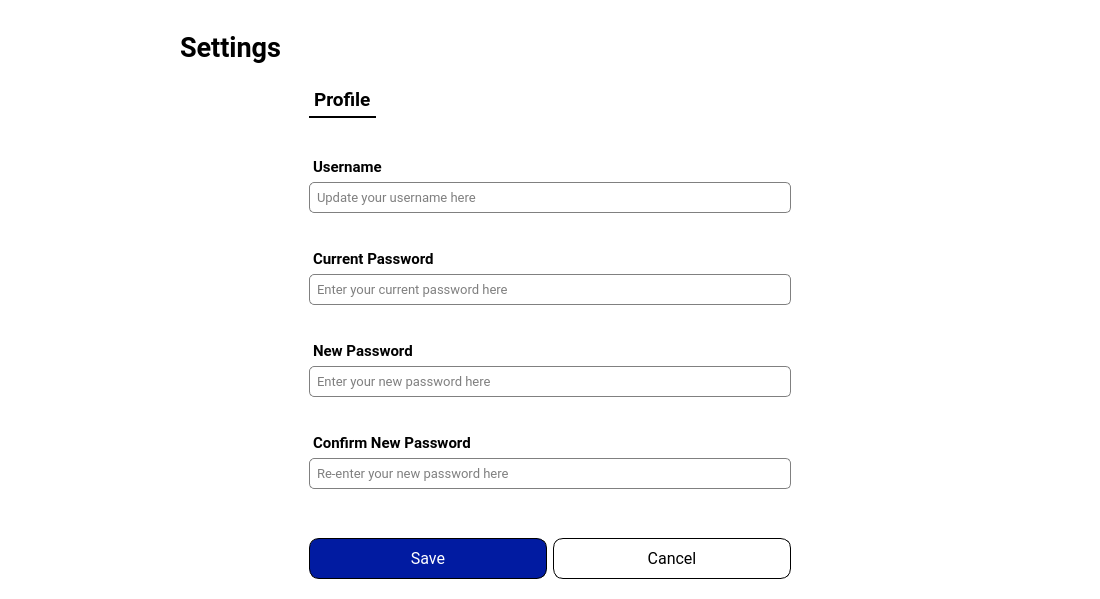
<?xml version="1.0" encoding="UTF-8"?>
<ui version="4.0">
 <class>SettingsFormWindow</class>
 <widget class="QWidget" name="SettingsFormWindow">
  <property name="geometry">
   <rect>
    <x>0</x>
    <y>0</y>
    <width>1100</width>
    <height>599</height>
   </rect>
  </property>
  <property name="windowTitle">
   <string>EmoSense</string>
  </property>
  <property name="windowIcon">
   <iconset resource="../../assets/assets.qrc">
    <normaloff>:/icons/images/icons/logo.png</normaloff>:/icons/images/icons/logo.png</iconset>
  </property>
  <property name="styleSheet">
   <string notr="true">background-color: #fff;
color: #000;
</string>
  </property>
  <layout class="QGridLayout" name="gridLayout_2">
   <item row="3" column="2">
    <spacer name="horizontalSpacer_2">
     <property name="orientation">
      <enum>Qt::Orientation::Horizontal</enum>
     </property>
     <property name="sizeHint" stdset="0">
      <size>
       <width>40</width>
       <height>20</height>
      </size>
     </property>
    </spacer>
   </item>
   <item row="5" column="0" colspan="3">
    <spacer name="verticalSpacer_4">
     <property name="orientation">
      <enum>Qt::Orientation::Vertical</enum>
     </property>
     <property name="sizeHint" stdset="0">
      <size>
       <width>20</width>
       <height>40</height>
      </size>
     </property>
    </spacer>
   </item>
   <item row="0" column="0" colspan="3">
    <widget class="QFrame" name="frame">
     <property name="frameShape">
      <enum>QFrame::Shape::NoFrame</enum>
     </property>
     <property name="frameShadow">
      <enum>QFrame::Shadow::Raised</enum>
     </property>
     <layout class="QHBoxLayout" name="horizontalLayout_2">
      <property name="topMargin">
       <number>20</number>
      </property>
      <item>
       <spacer name="horizontalSpacer_3">
        <property name="orientation">
         <enum>Qt::Orientation::Horizontal</enum>
        </property>
        <property name="sizeHint" stdset="0">
         <size>
          <width>40</width>
          <height>20</height>
         </size>
        </property>
       </spacer>
      </item>
      <item>
       <widget class="QLabel" name="label">
        <property name="font">
         <font>
          <family>Roboto</family>
          <pointsize>20</pointsize>
          <bold>true</bold>
         </font>
        </property>
        <property name="text">
         <string>Settings</string>
        </property>
       </widget>
      </item>
      <item>
       <spacer name="horizontalSpacer_5">
        <property name="orientation">
         <enum>Qt::Orientation::Horizontal</enum>
        </property>
        <property name="sizeHint" stdset="0">
         <size>
          <width>40</width>
          <height>20</height>
         </size>
        </property>
       </spacer>
      </item>
      <item>
       <spacer name="horizontalSpacer_8">
        <property name="orientation">
         <enum>Qt::Orientation::Horizontal</enum>
        </property>
        <property name="sizeHint" stdset="0">
         <size>
          <width>40</width>
          <height>20</height>
         </size>
        </property>
       </spacer>
      </item>
      <item>
       <spacer name="horizontalSpacer_7">
        <property name="orientation">
         <enum>Qt::Orientation::Horizontal</enum>
        </property>
        <property name="sizeHint" stdset="0">
         <size>
          <width>40</width>
          <height>20</height>
         </size>
        </property>
       </spacer>
      </item>
      <item>
       <spacer name="horizontalSpacer_6">
        <property name="orientation">
         <enum>Qt::Orientation::Horizontal</enum>
        </property>
        <property name="sizeHint" stdset="0">
         <size>
          <width>40</width>
          <height>20</height>
         </size>
        </property>
       </spacer>
      </item>
      <item>
       <spacer name="horizontalSpacer_4">
        <property name="orientation">
         <enum>Qt::Orientation::Horizontal</enum>
        </property>
        <property name="sizeHint" stdset="0">
         <size>
          <width>40</width>
          <height>20</height>
         </size>
        </property>
       </spacer>
      </item>
     </layout>
    </widget>
   </item>
   <item row="4" column="1">
    <widget class="QWidget" name="widget" native="true">
     <layout class="QHBoxLayout" name="horizontalLayout">
      <item>
       <widget class="QPushButton" name="pushButton_Save">
        <property name="font">
         <font>
          <family>Roboto</family>
          <pointsize>12</pointsize>
         </font>
        </property>
        <property name="autoFillBackground">
         <bool>false</bool>
        </property>
        <property name="styleSheet">
         <string notr="true">QPushButton {
    background-color: #011BA1;
    color: #fff;
    padding: 10px;
    border: 1px solid #000;
    border-radius: 10px;
}

QPushButton:hover {
    background-color: #00008B;
    color: #fff;
}

QPushButton:pressed {
    background-color: #000070; 
    color: #fff;
}</string>
        </property>
        <property name="text">
         <string>Save</string>
        </property>
       </widget>
      </item>
      <item>
       <widget class="QPushButton" name="pushButton_Cancel">
        <property name="font">
         <font>
          <family>Roboto</family>
          <pointsize>12</pointsize>
         </font>
        </property>
        <property name="styleSheet">
         <string notr="true">QPushButton {
    background-color: #FFF;
    color: #000;
    padding: 10px;
    border: 1px solid #000;
    border-radius: 10px;
}

QPushButton:hover {
    background-color: #EEE; 
    color: #000;
}

QPushButton:pressed {
    background-color: #CCC;  
    color: #000;
}
</string>
        </property>
        <property name="text">
         <string>Cancel</string>
        </property>
       </widget>
      </item>
     </layout>
    </widget>
   </item>
   <item row="3" column="0">
    <spacer name="horizontalSpacer">
     <property name="orientation">
      <enum>Qt::Orientation::Horizontal</enum>
     </property>
     <property name="sizeHint" stdset="0">
      <size>
       <width>40</width>
       <height>20</height>
      </size>
     </property>
    </spacer>
   </item>
   <item row="3" column="1">
    <widget class="QFrame" name="frame_3">
     <property name="minimumSize">
      <size>
       <width>500</width>
       <height>0</height>
      </size>
     </property>
     <property name="frameShape">
      <enum>QFrame::Shape::NoFrame</enum>
     </property>
     <property name="frameShadow">
      <enum>QFrame::Shadow::Raised</enum>
     </property>
     <layout class="QGridLayout" name="gridLayout">
      <item row="7" column="0">
       <widget class="QLabel" name="label_ErrorMessageForUsername">
        <property name="font">
         <font>
          <family>Roboto</family>
          <pointsize>10</pointsize>
         </font>
        </property>
        <property name="styleSheet">
         <string notr="true">color: #FF0000;</string>
        </property>
        <property name="text">
         <string>&lt;for error message&gt;</string>
        </property>
       </widget>
      </item>
      <item row="6" column="0" colspan="2">
       <widget class="QLineEdit" name="lineEdit_Username">
        <property name="font">
         <font>
          <family>Roboto</family>
          <pointsize>10</pointsize>
         </font>
        </property>
        <property name="styleSheet">
         <string notr="true">padding: 5px;
border: 1px solid #808080;
border-radius: 5px;</string>
        </property>
        <property name="placeholderText">
         <string>Update your username here</string>
        </property>
       </widget>
      </item>
      <item row="10" column="0">
       <widget class="QLabel" name="label_ErrorMessageForCurrentPassword">
        <property name="font">
         <font>
          <family>Roboto</family>
          <pointsize>10</pointsize>
         </font>
        </property>
        <property name="styleSheet">
         <string notr="true">color: #FF0000;</string>
        </property>
        <property name="text">
         <string>&lt;for error message&gt;</string>
        </property>
       </widget>
      </item>
      <item row="0" column="0" colspan="2" alignment="Qt::AlignmentFlag::AlignLeft">
       <widget class="QLabel" name="label_Profile">
        <property name="font">
         <font>
          <family>Roboto</family>
          <pointsize>14</pointsize>
          <bold>true</bold>
         </font>
        </property>
        <property name="styleSheet">
         <string notr="true">QLabel {
    border-bottom: 2px solid black;
    padding-bottom: 5px;
}</string>
        </property>
        <property name="text">
         <string>Profile</string>
        </property>
       </widget>
      </item>
      <item row="16" column="0" colspan="2">
       <widget class="QLineEdit" name="lineEdit_ConfirmNewPassword">
        <property name="font">
         <font>
          <family>Roboto</family>
          <pointsize>10</pointsize>
         </font>
        </property>
        <property name="styleSheet">
         <string notr="true">padding: 5px;
border: 1px solid #808080;
border-radius: 5px;</string>
        </property>
        <property name="echoMode">
         <enum>QLineEdit::EchoMode::Password</enum>
        </property>
        <property name="placeholderText">
         <string>Re-enter your new password here</string>
        </property>
       </widget>
      </item>
      <item row="8" column="0">
       <widget class="QLabel" name="label_2">
        <property name="font">
         <font>
          <family>Roboto</family>
          <pointsize>11</pointsize>
          <bold>true</bold>
         </font>
        </property>
        <property name="styleSheet">
         <string notr="true">margin-top: 10px;</string>
        </property>
        <property name="text">
         <string>Current Password</string>
        </property>
       </widget>
      </item>
      <item row="9" column="0" colspan="2">
       <widget class="QLineEdit" name="lineEdit_CurrentPassword">
        <property name="font">
         <font>
          <family>Roboto</family>
          <pointsize>10</pointsize>
         </font>
        </property>
        <property name="styleSheet">
         <string notr="true">padding: 5px;
border: 1px solid #808080;
border-radius: 5px;</string>
        </property>
        <property name="echoMode">
         <enum>QLineEdit::EchoMode::Password</enum>
        </property>
        <property name="placeholderText">
         <string>Enter your current password here</string>
        </property>
       </widget>
      </item>
      <item row="18" column="0" colspan="2">
       <spacer name="verticalSpacer_5">
        <property name="orientation">
         <enum>Qt::Orientation::Vertical</enum>
        </property>
        <property name="sizeHint" stdset="0">
         <size>
          <width>20</width>
          <height>40</height>
         </size>
        </property>
       </spacer>
      </item>
      <item row="13" column="0" colspan="2">
       <widget class="QLineEdit" name="lineEdit_NewPassword">
        <property name="font">
         <font>
          <family>Roboto</family>
          <pointsize>10</pointsize>
         </font>
        </property>
        <property name="styleSheet">
         <string notr="true">padding: 5px;
border: 1px solid #808080;
border-radius: 5px;</string>
        </property>
        <property name="echoMode">
         <enum>QLineEdit::EchoMode::Password</enum>
        </property>
        <property name="placeholderText">
         <string>Enter your new password here</string>
        </property>
       </widget>
      </item>
      <item row="4" column="0" colspan="2">
       <spacer name="verticalSpacer">
        <property name="orientation">
         <enum>Qt::Orientation::Vertical</enum>
        </property>
        <property name="sizeHint" stdset="0">
         <size>
          <width>20</width>
          <height>40</height>
         </size>
        </property>
       </spacer>
      </item>
      <item row="15" column="0">
       <widget class="QLabel" name="label_12">
        <property name="font">
         <font>
          <family>Roboto</family>
          <pointsize>11</pointsize>
          <bold>true</bold>
         </font>
        </property>
        <property name="styleSheet">
         <string notr="true">margin-top: 10px;</string>
        </property>
        <property name="text">
         <string>Confirm New Password</string>
        </property>
       </widget>
      </item>
      <item row="14" column="0">
       <widget class="QLabel" name="label_ErrorMessageForNewPassword">
        <property name="font">
         <font>
          <family>Roboto</family>
          <pointsize>10</pointsize>
         </font>
        </property>
        <property name="styleSheet">
         <string notr="true">color: #FF0000;</string>
        </property>
        <property name="text">
         <string>&lt;for error message&gt;</string>
        </property>
       </widget>
      </item>
      <item row="11" column="0">
       <widget class="QLabel" name="label_10">
        <property name="font">
         <font>
          <family>Roboto</family>
          <pointsize>11</pointsize>
          <bold>true</bold>
         </font>
        </property>
        <property name="styleSheet">
         <string notr="true">margin-top: 10px;</string>
        </property>
        <property name="text">
         <string>New Password</string>
        </property>
       </widget>
      </item>
      <item row="5" column="0">
       <widget class="QLabel" name="label_8">
        <property name="font">
         <font>
          <family>Roboto</family>
          <pointsize>11</pointsize>
          <bold>true</bold>
         </font>
        </property>
        <property name="styleSheet">
         <string notr="true">margin-top: 10px;</string>
        </property>
        <property name="text">
         <string>Username</string>
        </property>
       </widget>
      </item>
      <item row="17" column="0">
       <widget class="QLabel" name="label_ErrorMessageForConfirmNewPassword">
        <property name="font">
         <font>
          <family>Roboto</family>
          <pointsize>10</pointsize>
         </font>
        </property>
        <property name="styleSheet">
         <string notr="true">color: #FF0000;</string>
        </property>
        <property name="text">
         <string>&lt;for error message&gt;</string>
        </property>
       </widget>
      </item>
      <item row="1" column="0">
       <widget class="QLabel" name="label_SuccessUpdateMessage">
        <property name="font">
         <font>
          <family>Roboto</family>
          <pointsize>10</pointsize>
         </font>
        </property>
        <property name="text">
         <string>&lt;for successful update message&gt;</string>
        </property>
       </widget>
      </item>
     </layout>
    </widget>
   </item>
  </layout>
 </widget>
 <tabstops>
  <tabstop>lineEdit_Username</tabstop>
  <tabstop>lineEdit_CurrentPassword</tabstop>
  <tabstop>lineEdit_NewPassword</tabstop>
  <tabstop>lineEdit_ConfirmNewPassword</tabstop>
  <tabstop>pushButton_Save</tabstop>
  <tabstop>pushButton_Cancel</tabstop>
 </tabstops>
 <resources>
  <include location="../../assets/assets.qrc"/>
 </resources>
 <connections/>
</ui>
